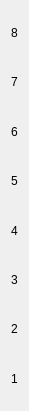
    <widget class="QWidget" name="verticalLayoutWidget_4">
     <property name="geometry">
      <rect>
       <x>20</x>
       <y>120</y>
       <width>16</width>
       <height>411</height>
      </rect>
     </property>
     <layout class="QVBoxLayout" name="YAxisLayout">
      <item>
       <widget class="QLabel" name="labelY8">
        <property name="text">
         <string>8</string>
        </property>
       </widget>
      </item>
      <item>
       <widget class="QLabel" name="labelY7">
        <property name="text">
         <string>7</string>
        </property>
       </widget>
      </item>
      <item>
       <widget class="QLabel" name="labelY6">
        <property name="text">
         <string>6</string>
        </property>
       </widget>
      </item>
      <item>
       <widget class="QLabel" name="labelY5">
        <property name="text">
         <string>5</string>
        </property>
       </widget>
      </item>
      <item>
       <widget class="QLabel" name="labelY4">
        <property name="text">
         <string>4</string>
        </property>
       </widget>
      </item>
      <item>
       <widget class="QLabel" name="labelY3">
        <property name="text">
         <string>3</string>
        </property>
       </widget>
      </item>
      <item>
       <widget class="QLabel" name="labelY2">
        <property name="text">
         <string>2</string>
        </property>
       </widget>
      </item>
      <item>
       <widget class="QLabel" name="labelY1">
        <property name="text">
         <string>1</string>
        </property>
       </widget>
      </item>
     </layout>
    </widget>
